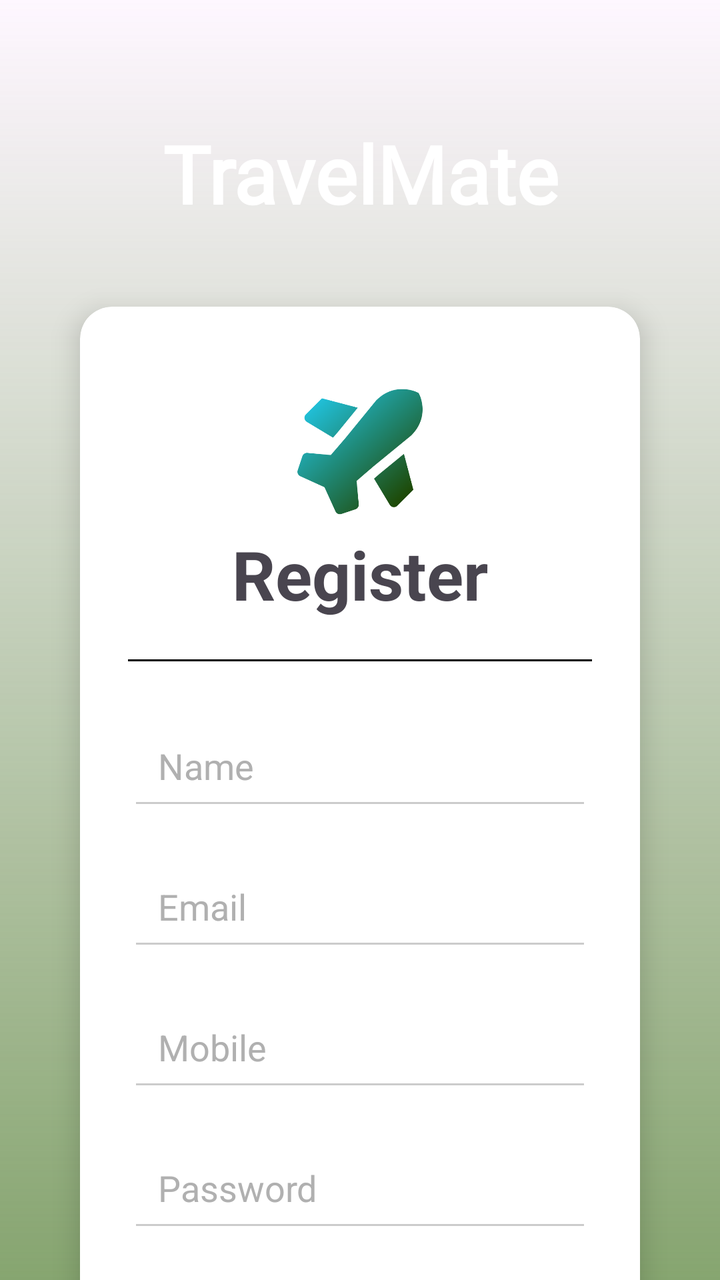
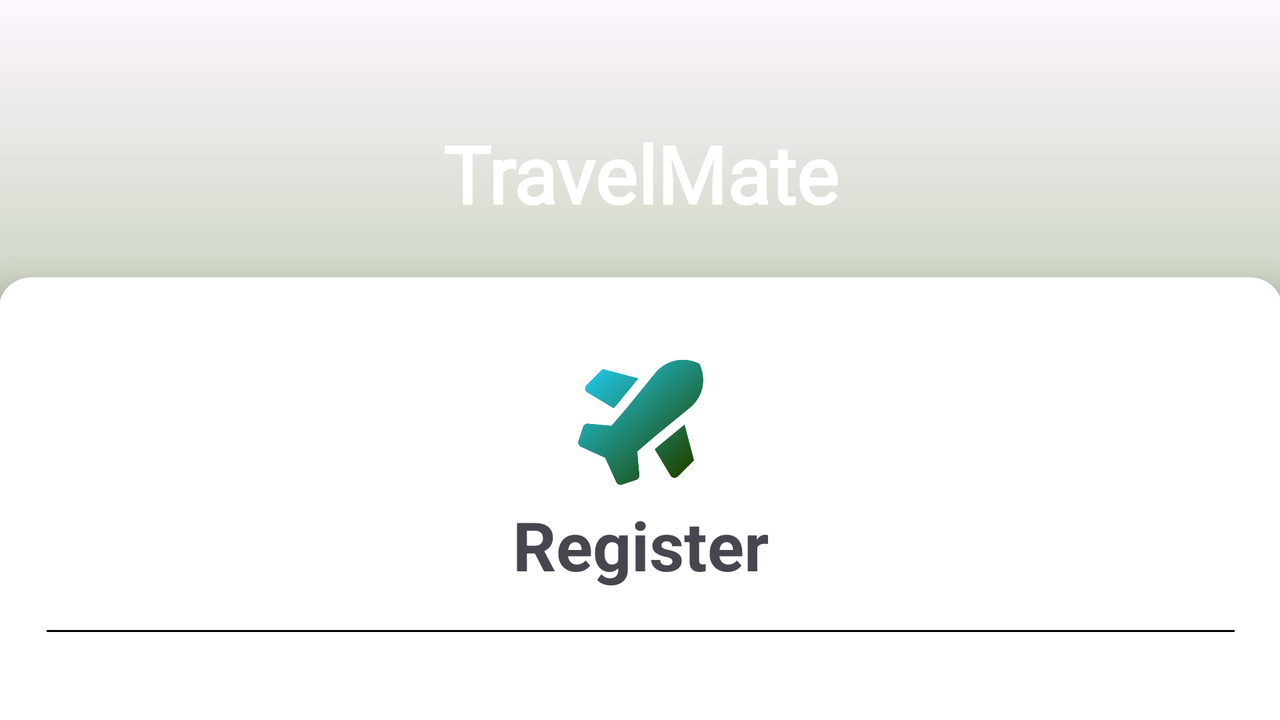

Two renders of one Android screen. The first uses the default layout on a phone; the second uses the alternative layout the repository ships for a different screen configuration, on a matching device. The two XML files are below.
<!-- AndroidManifest.xml: application theme Theme.TravelMate -->
<!-- res/layout/activity_register.xml -->
<?xml version="1.0" encoding="utf-8"?>
<androidx.constraintlayout.widget.ConstraintLayout
    xmlns:android="http://schemas.android.com/apk/res/android"
    xmlns:app="http://schemas.android.com/apk/res-auto"
    xmlns:tools="http://schemas.android.com/tools"
    android:id="@+id/main"
    android:layout_width="match_parent"
    android:layout_height="match_parent"
    android:fitsSystemWindows="true"
    tools:context=".RegisterActivity">

    
    <ImageView
        android:id="@+id/RegimageView3"
        android:layout_width="match_parent"
        android:layout_height="match_parent"
        android:scaleType="centerCrop"
        app:layout_constraintBottom_toBottomOf="parent"
        app:layout_constraintEnd_toEndOf="parent"
        app:layout_constraintStart_toStartOf="parent"
        app:srcCompat="@drawable/img_02" />

    
    <View
        android:layout_width="match_parent"
        android:layout_height="match_parent"
        android:background="@drawable/brown_gradient"
        app:layout_constraintBottom_toBottomOf="parent"
        app:layout_constraintEnd_toEndOf="parent"
        app:layout_constraintStart_toStartOf="parent"
        app:layout_constraintTop_toTopOf="parent" />

    
    <TextView
        android:id="@+id/RegtextView3"
        android:layout_width="wrap_content"
        android:layout_height="wrap_content"
        android:layout_marginTop="60dp"
        android:fontFamily="@font/synemono_regular"
        android:text="@string/app_name"
        android:textAlignment="center"
        android:textColor="@color/white"
        android:textSize="40sp"
        android:textStyle="bold"
        app:layout_constraintEnd_toEndOf="parent"
        app:layout_constraintStart_toStartOf="parent"
        app:layout_constraintTop_toTopOf="parent" />

    
    <androidx.core.widget.NestedScrollView
        android:id="@+id/scrollView"
        android:layout_width="0dp"
        android:layout_height="0dp"
        android:fillViewport="true"
        app:layout_constraintBottom_toBottomOf="parent"
        app:layout_constraintEnd_toEndOf="parent"
        app:layout_constraintStart_toStartOf="parent"
        app:layout_constraintTop_toBottomOf="@id/RegtextView3">

        <LinearLayout
            android:layout_width="match_parent"
            android:layout_height="wrap_content"
            android:orientation="vertical"
            android:padding="16dp">

            
            <androidx.cardview.widget.CardView
                android:layout_width="match_parent"
                android:layout_height="wrap_content"
                android:layout_margin="24dp"
                android:background="@drawable/brown_gradient"
                app:cardBackgroundColor="@color/white"
                app:cardCornerRadius="16dp"
                app:cardElevation="8dp"
                app:contentPadding="24dp">

                <LinearLayout
                    android:layout_width="match_parent"
                    android:layout_height="wrap_content"
                    android:gravity="center"
                    android:orientation="vertical">

                    
                    <ImageView
                        android:id="@+id/RegimageView2"
                        android:layout_width="140dp"
                        android:layout_height="77dp"
                        android:layout_marginTop="10dp"
                        app:srcCompat="@drawable/tr" />

                    
                    <TextView
                        android:id="@+id/RegtextView7"
                        android:layout_width="match_parent"
                        android:layout_height="wrap_content"
                        android:layout_marginBottom="20dp"
                        android:text="@string/txt06"
                        android:textAlignment="center"
                        android:textSize="34sp"
                        android:textStyle="bold" />

                    
                    <View
                        android:layout_width="match_parent"
                        android:layout_height="1dp"
                        android:layout_marginBottom="25dp"
                        android:background="#000000" />

                    
                    <androidx.appcompat.widget.AppCompatEditText
                        android:id="@+id/regName"
                        android:layout_width="match_parent"
                        android:layout_height="wrap_content"
                        android:layout_marginBottom="16dp"
                        android:backgroundTint="#CCCCCC"
                        android:hint="@string/nameReg"
                        android:inputType="textPersonName"
                        android:padding="15dp"
                        android:textColor="#000000"
                        android:textColorHint="#B0B0B0"
                        android:textSize="18sp" />

                    
                    <androidx.appcompat.widget.AppCompatEditText
                        android:id="@+id/regEmail"
                        android:layout_width="match_parent"
                        android:layout_height="wrap_content"
                        android:layout_marginBottom="16dp"
                        android:backgroundTint="#CCCCCC"
                        android:hint="@string/emailReg"
                        android:inputType="textEmailAddress"
                        android:padding="15dp"
                        android:textColor="#000000"
                        android:textColorHint="#B0B0B0"
                        android:textSize="18sp" />

                    
                    <EditText
                        android:id="@+id/regMobile"
                        android:layout_width="match_parent"
                        android:layout_height="wrap_content"
                        android:layout_marginBottom="16dp"
                        android:backgroundTint="#CCCCCC"
                        android:hint="@string/mobileReg"
                        android:inputType="phone"
                        android:maxLength="10"
                        android:padding="15dp"
                        android:textColor="#000000"
                        android:textColorHint="#B0B0B0"
                        android:textSize="18sp" />

                    
                    <androidx.appcompat.widget.AppCompatEditText
                        android:id="@+id/regPassword"
                        android:layout_width="match_parent"
                        android:layout_height="wrap_content"
                        android:layout_marginBottom="24dp"
                        android:backgroundTint="#CCCCCC"
                        android:hint="@string/passwordReg"
                        android:inputType="textPassword"
                        android:padding="15dp"
                        android:textColor="#000000"
                        android:textColorHint="#B0B0B0"
                        android:textSize="18sp" />

                    
                    <Button
                        android:id="@+id/RegButton"
                        android:layout_width="match_parent"
                        android:layout_height="wrap_content"
                        android:backgroundTint="@color/black"
                        android:padding="12dp"
                        android:text="@string/txt06"
                        android:textColor="@android:color/white"
                        android:textSize="20sp" />

                    
                    <Button
                        android:id="@+id/backToSignin"
                        android:layout_width="match_parent"
                        android:layout_height="wrap_content"
                        android:backgroundTint="@color/black"
                        android:padding="12dp"
                        android:text="@string/txt07"
                        android:textColor="@android:color/white"
                        android:textSize="20sp"
                        app:icon="@drawable/back" />

                </LinearLayout>
            </androidx.cardview.widget.CardView>

        </LinearLayout>
    </androidx.core.widget.NestedScrollView>

</androidx.constraintlayout.widget.ConstraintLayout>
<!-- resources referenced by this layout -->
<resources>
  <color name="black">#FF000000</color>
  <color name="white">#FFFFFFFF</color>
  <!-- drawable back: png bitmap (drawable, 1747 bytes) -->
  <!-- drawable brown_gradient (drawable) -->
  <?xml version="1.0" encoding="utf-8"?>
  <shape xmlns:android="http://schemas.android.com/apk/res/android">
      <gradient
          android:angle="90"
          android:startColor="#CC68904C"
      android:endColor="#00000000"
      android:type="linear" />
  </shape>
  <!-- drawable tr: png bitmap (drawable, 29745 bytes) -->
  <string name="app_name">TravelMate</string>
  <string name="emailReg">Email</string>
  <string name="mobileReg">Mobile</string>
  <string name="nameReg">Name</string>
  <string name="passwordReg">Password</string>
  <string name="txt06">Register</string>
  <string name="txt07">Back to SignIn</string>
  <style name="Theme.TravelMate" parent="Base.Theme.TravelMate" />
  <style name="Base.Theme.TravelMate" parent="Theme.Material3.DayNight.NoActionBar">
          
          
          <item name="colorPrimary">@color/green01</item>
      </style>
  <color name="green01">#27ae60</color>
</resources>
<!-- res/layout-land/activity_register.xml (the repository's variant of the layout above) -->
<!-- drawn on the phone turned sideways -->
<?xml version="1.0" encoding="utf-8"?>
<androidx.constraintlayout.widget.ConstraintLayout xmlns:android="http://schemas.android.com/apk/res/android"
    xmlns:app="http://schemas.android.com/apk/res-auto"
    xmlns:tools="http://schemas.android.com/tools"
    android:id="@+id/main"
    android:layout_width="match_parent"
    android:layout_height="match_parent"
    tools:context=".RegisterActivity">

    
    <ImageView
        android:id="@+id/RegimageView3"
        android:layout_width="match_parent"
        android:layout_height="match_parent"
        android:scaleType="centerCrop"
        app:layout_constraintBottom_toBottomOf="parent"
        app:layout_constraintEnd_toEndOf="parent"
        app:layout_constraintStart_toStartOf="parent"
        app:srcCompat="@drawable/img_02" />

    
    <View
        android:layout_width="match_parent"
        android:layout_height="match_parent"
        android:background="@drawable/brown_gradient"
        app:layout_constraintTop_toTopOf="parent"
        app:layout_constraintBottom_toBottomOf="parent"
        app:layout_constraintStart_toStartOf="parent"
        app:layout_constraintEnd_toEndOf="parent" />

    
    <TextView
        android:id="@+id/RegtextView3"
        android:layout_width="wrap_content"
        android:layout_height="wrap_content"
        android:layout_marginTop="60dp"
        android:fontFamily="@font/synemono_regular"
        android:text="@string/app_name"
        android:textAlignment="center"
        android:textColor="@color/white"
        android:textSize="40sp"
        android:textStyle="bold"
        app:layout_constraintEnd_toEndOf="parent"
        app:layout_constraintStart_toStartOf="parent"
        app:layout_constraintTop_toTopOf="parent" />

    
    <ScrollView
        android:id="@+id/RegscrollView2"
        android:layout_width="722dp"
        android:layout_height="308dp"
        android:layout_marginTop="16dp"
        app:layout_constraintBottom_toBottomOf="parent"
        app:layout_constraintEnd_toEndOf="parent"
        app:layout_constraintStart_toStartOf="parent"
        app:layout_constraintTop_toBottomOf="@+id/RegtextView3">

        <LinearLayout
            android:layout_width="match_parent"
            android:layout_height="wrap_content"
            android:orientation="vertical"
            android:padding="16dp">

            
            <androidx.cardview.widget.CardView
                android:layout_width="match_parent"
                android:layout_height="wrap_content"
                android:layout_marginStart="24dp"
                android:layout_marginTop="32dp"
                android:layout_marginEnd="24dp"
                android:layout_marginBottom="32dp"
                android:background="@drawable/brown_gradient"
                app:cardBackgroundColor="@color/white"
                app:cardCornerRadius="16dp"
                app:cardElevation="8dp"
                app:contentPadding="24dp">

                <LinearLayout
                    android:layout_width="match_parent"
                    android:layout_height="wrap_content"
                    android:gravity="center"
                    android:orientation="vertical">

                    
                    <ImageView
                        android:id="@+id/RegimageView2"
                        android:layout_width="140dp"
                        android:layout_height="77dp"
                        android:layout_marginTop="10dp"
                        app:srcCompat="@drawable/tr" />

                    <TextView
                        android:id="@+id/RegtextView7"
                        android:layout_width="match_parent"
                        android:layout_height="wrap_content"
                        android:layout_marginBottom="20dp"
                        android:text="@string/txt06"
                        android:textAlignment="center"
                        android:textSize="34sp"
                        android:textStyle="bold" />

                    <View
                        android:layout_width="match_parent"
                        android:layout_height="1dp"
                        android:layout_marginBottom="25dp"
                        android:background="#000000" />

                    
                    <androidx.appcompat.widget.AppCompatEditText
                        android:id="@+id/regName"
                        android:layout_width="match_parent"
                        android:layout_height="wrap_content"
                        android:layout_marginBottom="16dp"
                        android:backgroundTint="#CCCCCC"
                        android:hint="@string/nameReg"
                        android:inputType="text|textPersonName"
                        android:padding="15dp"
                        android:textColor="#000000"
                        android:textColorHint="#B0B0B0"
                        android:textSize="18sp" />

                    <androidx.appcompat.widget.AppCompatEditText
                        android:id="@+id/regEmail"
                        android:layout_width="match_parent"
                        android:layout_height="wrap_content"
                        android:layout_marginBottom="16dp"
                        android:backgroundTint="#CCCCCC"
                        android:hint="@string/emailReg"
                        android:inputType="text|textPhonetic"
                        android:padding="15dp"
                        android:textColor="#000000"
                        android:textColorHint="#B0B0B0"
                        android:textSize="18sp" />

                    <EditText
                        android:id="@+id/regMobile"
                        android:layout_width="match_parent"
                        android:layout_height="wrap_content"
                        android:layout_marginBottom="16dp"
                        android:backgroundTint="#CCCCCC"
                        android:ems="10"
                        android:hint="@string/mobileReg"
                        android:inputType="phone"
                        android:maxLength="10"
                        android:padding="15dp"
                        android:textColor="#000000"
                        android:textColorHint="#B0B0B0"
                        android:textSize="18sp" />

                    <androidx.appcompat.widget.AppCompatEditText
                        android:id="@+id/regPassword"
                        android:layout_width="match_parent"
                        android:layout_height="wrap_content"
                        android:layout_marginBottom="24dp"
                        android:backgroundTint="#CCCCCC"
                        android:hint="@string/passwordReg"
                        android:inputType="textPassword"
                        android:padding="15dp"
                        android:textColor="#000000"
                        android:textColorHint="#B0B0B0"
                        android:textSize="18sp" />

                    

                    
                    <Button
                        android:id="@+id/RegButton"
                        android:layout_width="match_parent"
                        android:layout_height="wrap_content"
                        android:backgroundTint="@color/black"
                        android:padding="12dp"
                        android:text="@string/txt06"
                        android:textColor="@android:color/white"
                        android:textSize="20sp" />

                    <Button
                        android:id="@+id/backToSignin"
                        android:layout_width="match_parent"
                        android:layout_height="wrap_content"
                        android:backgroundTint="@color/black"
                        android:padding="12dp"
                        android:text="@string/txt07"
                        android:textColor="@android:color/white"
                        android:textSize="20sp"
                        app:icon="@drawable/back" />

                </LinearLayout>
            </androidx.cardview.widget.CardView>

        </LinearLayout>
    </ScrollView>

</androidx.constraintlayout.widget.ConstraintLayout>
